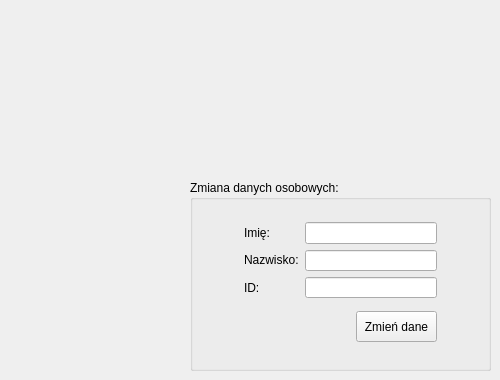
      <widget class="QWidget" name="tab">
       <attribute name="title">
        <string>Zmień dane użytkownika</string>
       </attribute>
       <widget class="QGroupBox" name="simpleDataGB">
        <property name="geometry">
         <rect>
          <x>190</x>
          <y>180</y>
          <width>301</width>
          <height>191</height>
         </rect>
        </property>
        <property name="styleSheet">
         <string notr="true"/>
        </property>
        <property name="title">
         <string>Zmiana danych osobowych:</string>
        </property>
        <widget class="QPushButton" name="simpleDataChange">
         <property name="geometry">
          <rect>
           <x>166</x>
           <y>131</y>
           <width>81</width>
           <height>31</height>
          </rect>
         </property>
         <property name="styleSheet">
          <string notr="true"/>
         </property>
         <property name="text">
          <string>Zmień dane</string>
         </property>
        </widget>
        <widget class="QWidget" name="layoutWidget">
         <property name="geometry">
          <rect>
           <x>54</x>
           <y>42</y>
           <width>193</width>
           <height>76</height>
          </rect>
         </property>
         <layout class="QHBoxLayout" name="horizontalLayout_23">
          <item>
           <layout class="QVBoxLayout" name="verticalLayout_21">
            <item>
             <widget class="QLabel" name="label_51">
              <property name="styleSheet">
               <string notr="true"/>
              </property>
              <property name="text">
               <string>Imię:</string>
              </property>
             </widget>
            </item>
            <item>
             <widget class="QLabel" name="label_52">
              <property name="styleSheet">
               <string notr="true"/>
              </property>
              <property name="text">
               <string>Nazwisko:</string>
              </property>
             </widget>
            </item>
            <item>
             <widget class="QLabel" name="label_53">
              <property name="styleSheet">
               <string notr="true"/>
              </property>
              <property name="text">
               <string>ID:</string>
              </property>
             </widget>
            </item>
           </layout>
          </item>
          <item>
           <layout class="QVBoxLayout" name="verticalLayout_22">
            <item>
             <widget class="QLineEdit" name="simpName"/>
            </item>
            <item>
             <widget class="QLineEdit" name="simpSurname"/>
            </item>
            <item>
             <widget class="QLineEdit" name="simpID"/>
            </item>
           </layout>
          </item>
         </layout>
        </widget>
       </widget>
      </widget>
